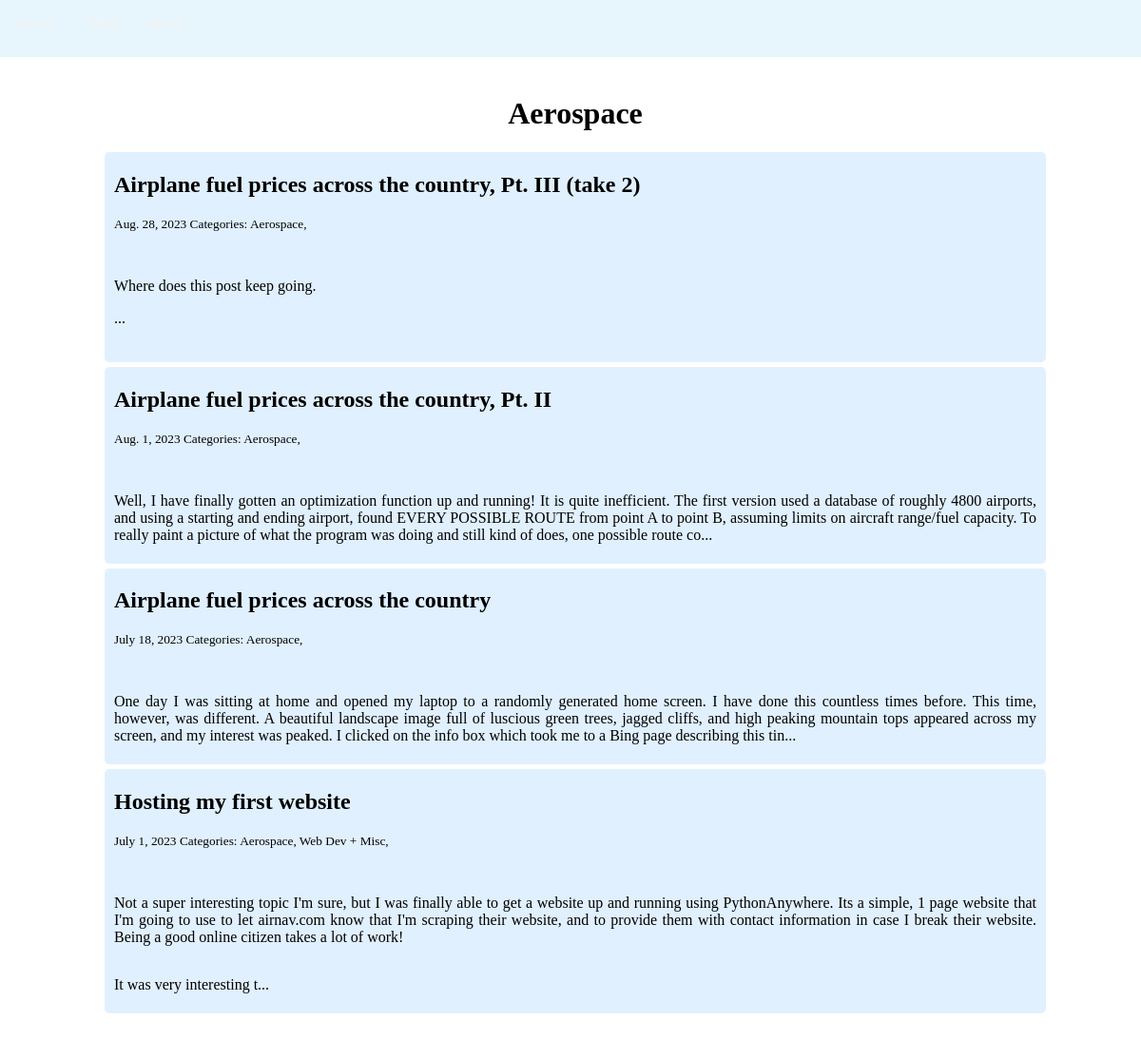
Before: /blog/Aerospace/ with the older database file.
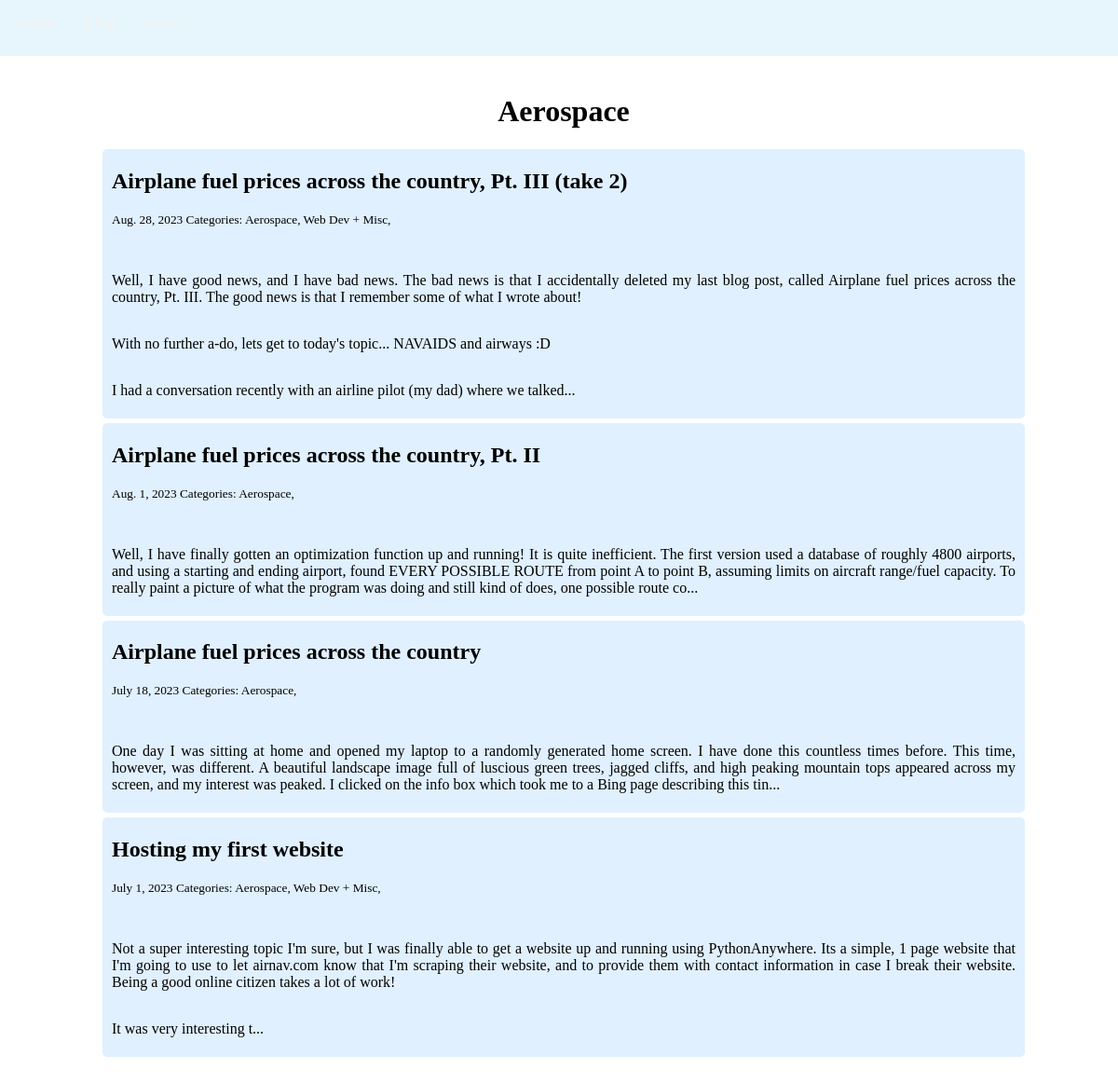
After: the same page with the newer database file.
### blog/models.py (models this page shows)
class Post(models.Model):
    title = models.CharField(max_length=255)
    body = models.TextField()
    created_on = models.DateTimeField(auto_now_add=True)
    last_modified = models.DateTimeField(auto_now=True)
    categories = models.ManyToManyField("category", related_name="posts")
    image = models.ImageField(upload_to='images')
    class Meta:
        ordering = ['-created_on']

class Category(models.Model):
    name = models.CharField(max_length=20)
    caption = models.CharField(max_length=255)
    image = models.ImageField(upload_to='images')

### blog/views.py (the view)
# urls.py: path('<category>/', views.blog_category, name='blog_category'),
def blog_category(request, category):
    posts = Post.objects.filter(categories__name__contains=category).order_by('-created_on')
    context = {
        "posts": posts,
        "category": category
    }
    return render(request, 'blog_category.html', context)

### blog/templates/blog_category.html
{% extends 'base_generic.html' %}
{% block content %}
    <div class="blog-container">
        <h1>{{ category | title }}</h1>
        {% for post in posts %}
        <div class="blog-post">
            <h2><a href="{% url 'blog_detail' post.pk %}">{{ post.title }}</a></h2>
            <small>
                {{ post.created_on.date }}
                Categories:
                {% for category in post.categories.all %}
                <a href="{% url 'blog_category' category.name %}">
                    {{ category.name }},
                </a>
                {% endfor %}
            </small>
            <p>{{ post.body | linebreaks | slice:":400" }}...</p>
        </div>
        {% endfor %}
    </div>
{% endblock %}

Changed rows visible on the page:
changed Post "Airplane fuel prices across the country, Pt. III (take 2)": gains Category (name "Web Dev + Misc"); body "Where does this post keep going." → "Well, I have good news, and I have bad news. The bad news is that I accidentally deleted my last blog post, called Airplane fuel prices across the country, Pt. III. The good news is that I remember some of what I wrote about! With no further a-do, lets get to today's topic... NAVAIDS and airways :D I had a conversation recently with an airline pilot (my dad) where we talked"
